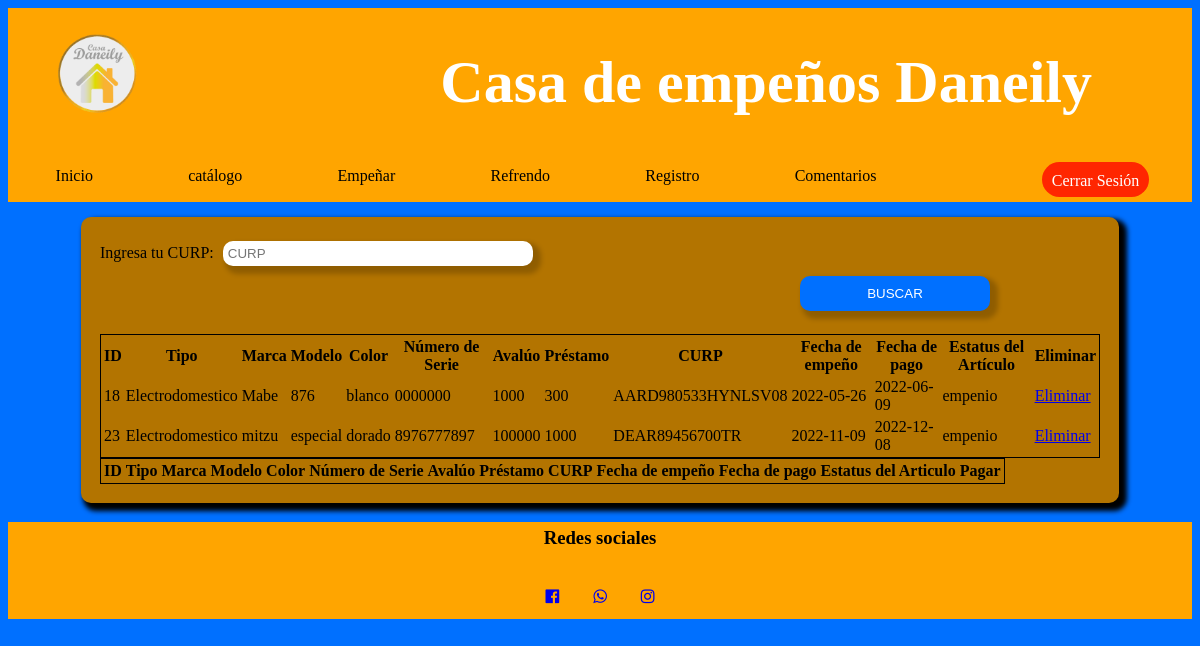
Screenshot of /login/refrendo.php with the database file from the repository.
### tables this page shows
CREATE TABLE `empenio` (
  `tipo` varchar(30) NOT NULL,
  `marca` varchar(30) NOT NULL,
  `modelo` varchar(30) NOT NULL,
  `color` varchar(30) NOT NULL,
  `num_serie` varchar(30) NOT NULL,
  `valuo` int(100) NOT NULL,
  `prestamo` int(100) NOT NULL,
  `curp` varchar(19) NOT NULL,
  `comentarios` varchar(150) NOT NULL,
  `fecha` date NOT NULL,
  `fecha_pago` date NOT NULL,
  `estatus` varchar(15) DEFAULT NULL,
  `id` int(11) NOT NULL
);

### login/refrendo.php (the view, shortened to what this page needs)
<!DOCTYPE html>
<html lang="en">
<head>
      <link rel="stylesheet" href="https://cdnjs.cloudflare.com/ajax/libs/font-awesome/4.7.0/css/font-awesome.min.css">
  <link rel="stylesheet" href="./phpL/estilo_inicio.css">
  <link rel="stylesheet" href="./estilosL/refrendo.css">
</head>
<body>
<?php
include "phpL/inicio.php" ;
?>
<section>
<div class="cajaUno">
<form action="" method="POST">
<label for="">Ingresa tu CURP:</label>
<input type="text" placeholder="CURP" name="curp">
<br>
<input type="submit" value="BUSCAR" class="btn">
</form>
<br>
<table>
<tr>
<th>ID</th>
<th>Tipo</th>
<th>Marca</th>
<th>Modelo</th>
<th>Color</th>
<th>Número de Serie</th>
<th>Avalúo</th>
<th>Préstamo</th>
<th>CURP</th>
<th>Fecha de empeño</th>
<th>Fecha de pago</th>
<th>Estatus del Artículo</th>
<th>Eliminar</th>
</tr>
<?php
require './phpL/conexion.php';
$todos_usuarios ="SELECT * FROM empenio ORDER BY curp ASC";
$resultado = mysqli_query($conectar, $todos_usuarios);
while($row = mysqli_fetch_assoc($resultado)){
?>
<tr>
<td><?php echo $row["id"];  ?></td>
<td><?php echo $row["tipo"];  ?></td>
<td><?php echo $row["marca"];  ?></td>
<td><?php echo $row["modelo"];  ?></td>
<td><?php echo $row["color"];  ?></td>
<td><?php echo $row["num_serie"];  ?></td>
<td><?php echo $row["valuo"];  ?></td>
<td><?php echo $row["prestamo"];  ?></td>
<td><?php echo $row["curp"];  ?></td>
<td><?php echo $row["fecha"];  ?></td>
<td><?php echo $row["fecha_pago"];  ?></td>
<td><?php echo $row["estatus"];  ?></td>
<td><a href="#" onclick="validar('eliminar_articulo.php?id=<?php echo $row['id']; ?>')">Eliminar</a></td>
</tr>
<?php
}
?>
</table>
<table>
<tr>
  <th>ID</th>
<th>Tipo</th>
<th>Marca</th>
<th>Modelo</th>
<th>Color</th>
<th>Número de Serie</th>
<th>Avalúo</th>
<th>Préstamo</th>
<th>CURP</th>
<th>Fecha de empeño</th>
<th>Fecha de pago</th>
<th>Estatus del Articulo</th>
<th>Pagar</th>
</tr>
</table>
  </div>
</section>
<?php
include "phpL/pie.php";
?>
</body>
</html>

### login/phpL/estilo_inicio.css (style rules this page uses)
body { background-color: #0070FF; ; }
section { display: flex; flex-direction: row; justify-content: center; }

### login/estilosL/refrendo.css (style rules this page uses)
.cajaUno { background-color: #B37400; width: 1000px; padding: 19px; margin-top: 15px; border-radius: 10px; box-shadow: 5px 5px 5px 3px black; }
form input { border: none; border-radius: 10px; padding: 5px; box-shadow: 5px 5px 5px 3px rgba(0, 0, 0, 0.2); margin: 5px; width: 300px; }
.btn { background-color: #0070FF; color: white; padding: 10px; width: 190px; margin-left: 700px; }
table { border: 1px solid black; }

### rows the page displays
empenio: id "18", tipo "Electrodomestico", marca "Mabe", modelo "876", color "blanco", num_serie "0000000", valuo "1000", prestamo "300", curp "AARD980533HYNLSV08", fecha "2022-05-26", fecha_pago "2022-06-09", estatus "empenio"
empenio: id "23", tipo "Electrodomestico", marca "mitzu", modelo "especial", color "dorado", num_serie "8976777897", valuo "100000", prestamo "1000", curp "DEAR89456700TR", fecha "2022-11-09", fecha_pago "2022-12-08", estatus "empenio"
